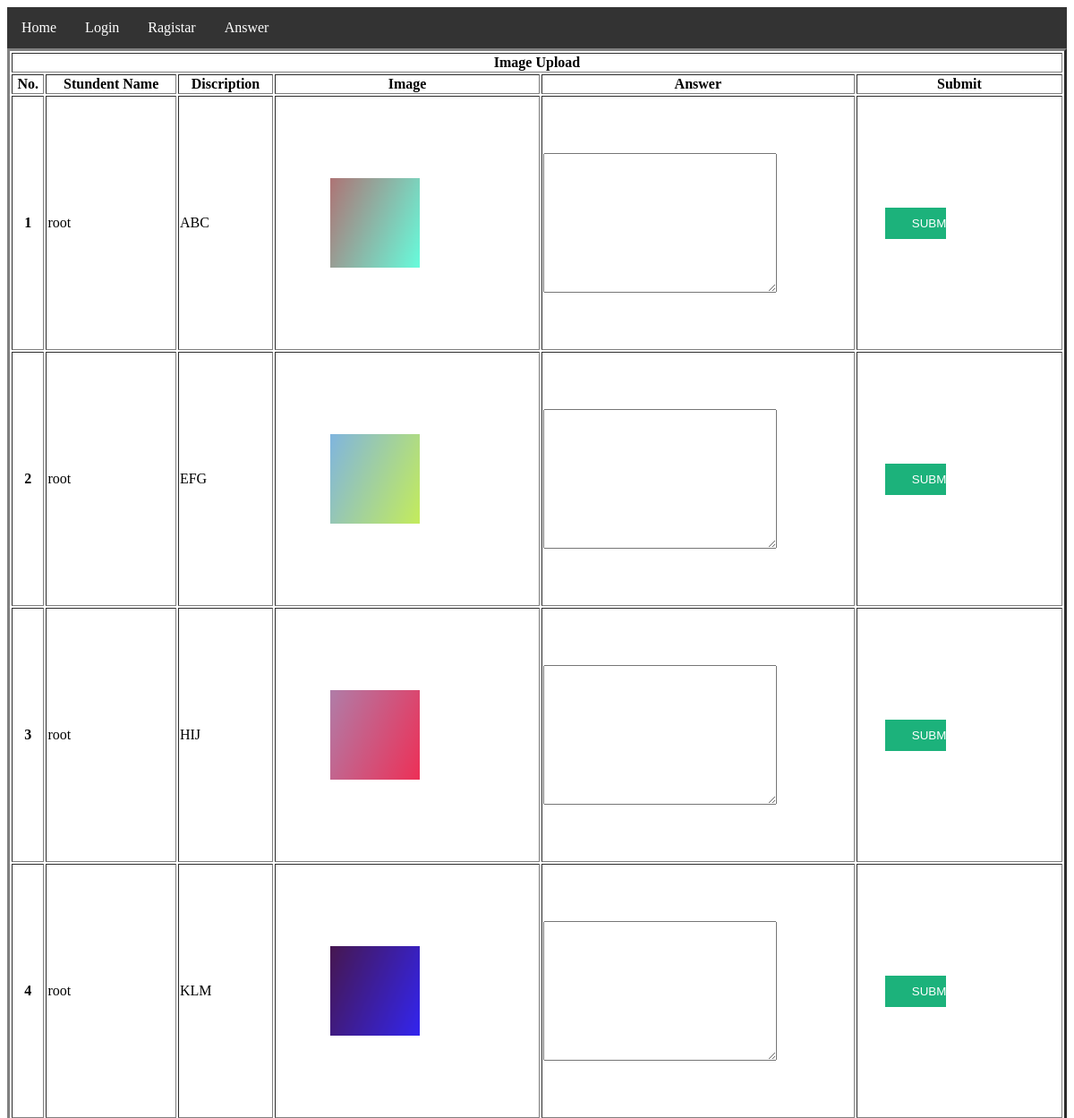
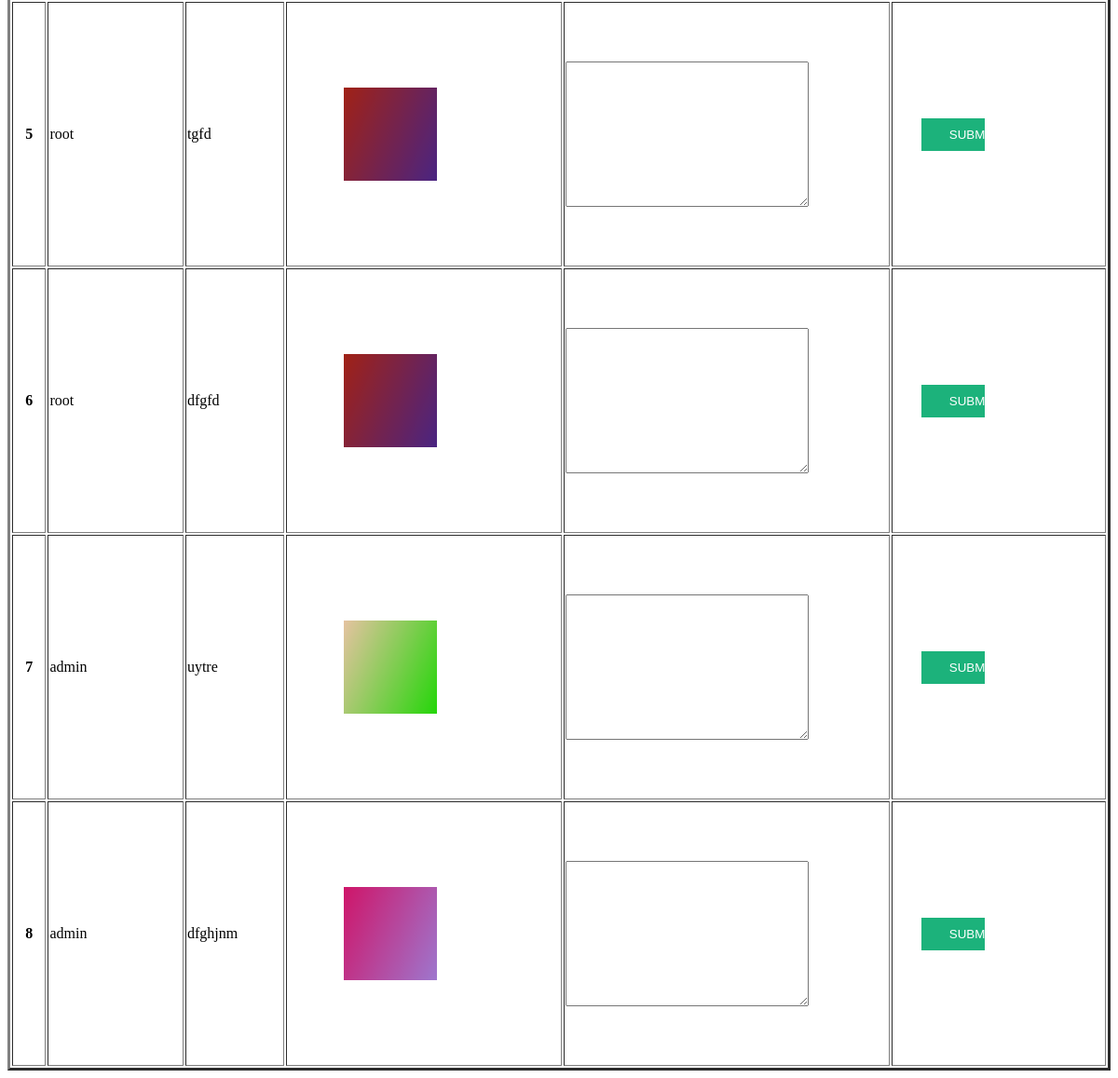
The page /imageshow/ on the database its author committed (2 pictures, top to bottom).
### first_app/models.py (models this page shows)
class ImageUpload(models.Model):
    Student_name = models.ForeignKey(User, on_delete = models.CASCADE)
    Disc = models.TextField()
    attechment  = models.ImageField(upload_to="attachments")

### Admin_app/views.py (the view)
# urls.py: path('imageshow/',views.Image_Show,name='imageshow'),
def Image_Show(request):
    if request.method == "POST" :
        Sname = request.POST.get('stud_name')
        Sdisc = request.POST.get('img_disc')
        Simage = request.FILES.get('image_attechment')
        Sans = request.POST.get('answer')
        print(Sname)
        print(Sdisc)
        print(Simage)
        print(Sans)
        return HttpResponse(" thank you")
        ImageShow = Show_Image(Student_Name=Sname,Student_Disc=Sdisc,Attechment=Simage,Answer=Sans)
    else:
        images = ImageUpload.objects.all()
        for count,i in enumerate(images):
            print(count , '  |  ', i.Student_name, '  |  ', i.Disc, '  |  ', i.attechment)
            print("\n\n")
        return render(request, 'Admin/Image/Image.html',{'images':images})

### templates/Admin/Image/Image.html (shortened to what this page needs)
<html>
<head>
</head>
{% extends 'base.html' %}
{% block body_block %}
<table style="width: 100%;" border="3">
    <th colspan="6">Image Upload</th>
    <tr>
        <th>No.</th>
        <th>Stundent Name</th>
        <th>Discription</th>
        <th>Image</th>
        <th>Answer</th>
        <th>Submit</th>
    </tr>
    {% for i in images %}
    <form action="{% url 'imageshow' %}" method="post">
        <tr>
            <th>{{forloop.counter}}</th>
            <td>
                {{ i.Student_name }}
            </td>
            <td>
                {{ i.Disc }}
            </td>
            <td>
                <img src="{{ i.attechment.url }}">
            </td>
            <td>
                <textarea name="answer" cols="30" rows="10"></textarea>
            </td>
            <td> <button class='Submit' type='submit' >SUBMIT</button> </td>
        </tr>
    </form>
    {% endfor %}
</table>
{% endblock %}

### templates/base.html (shortened to what this page needs)
</head>
<body>
<ul>
  <li><a href="\index">Home</a></li>
  {% if user.is_authenticated %}
  <li><a href="\logout">Logout</a></li>
  {% else %}
  <li><a href="\login">Login</a></li>
  {% endif %}
  <li><a href="\registar">Ragistar</a></li>
  <li><a href="\answer">Answer</a></li>
</ul>
{% block body_block %}{% endblock body_block %}

### templates/Admin/Image/Image.html (style rules this page uses)
.Submit { background-color: #04AA6D; color: white; padding: 10px 30px; margin: 0px 30px; border: none; cursor: pointer; width: 30%; opacity: 0.9; }

### templates/base.html (style rules this page uses)
ul { list-style-type: none; margin: 0; padding: 0; overflow: hidden; background-color: #333; }
li { float: left; }
li a { display: block; color: white; text-align: center; padding: 14px 16px; text-decoration: none; }
img { width:100px; height:100px; padding:90px 60px; }

### rows shown on the page
ImageUpload: Student_name "root", Disc "ABC", attechment (picture)
ImageUpload: Student_name "root", Disc "EFG", attechment (picture)
ImageUpload: Student_name "root", Disc "HIJ", attechment (picture)
ImageUpload: Student_name "root", Disc "KLM", attechment (picture)
ImageUpload: Student_name "root", Disc "tgfd", attechment (picture)
ImageUpload: Student_name "root", Disc "dfgfd", attechment (picture)
ImageUpload: Student_name "admin", Disc "uytre", attechment (picture)
ImageUpload: Student_name "admin", Disc "dfghjnm", attechment (picture)
